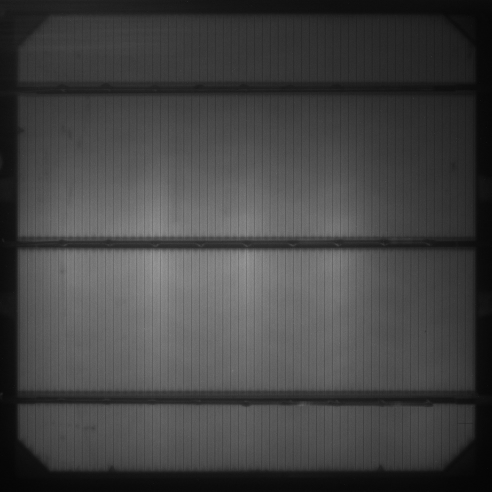
#> input picture labdata/lab3_cells/ref.jpg, 983 x 983 px, found by its file name (shown at 1/2 size); the run also reads 1 picture not shown here
$ python lab3.py
#> lines starting #> are read from the running program, lines starting #| are printed output that depends on the picture; after the words box and inside, x2 and y2 are one past the last pixel; in counts of white or black regions, pixels touching at a corner belong together
# %% [markdown]
# # MuML Labor 3 - Machine Learning (Classic)
#

# %% [markdown]
# ## 5.4.1 Teilaufgabe Merkmalsextraktion
#
# Anwendung der Vorverarbeitungsschritte aus Labor 1 und der Merkmalsextraktion aus Labor 2.
#
# Nachfolgend werden die Schritte aus Labor 1 und Labor 2 zusammengefasst. Um eine vergleichbare Ausgangssituation zu schaffen, werden die folgenden Merkmale extrahiert und in einem Pandas-Dataframe zurückgegeben und in der Tabelle ```features.csv``` gespeichert:
#
# - img:  Index des Bildes ohne 000_OK.jpg, begonnen bei 0
# - file: Dateiname des Bildes
# - segment: fortlaufender Index des Segments,  beginnend bei 0
# - x, y, w, h: Koordinaten der Bounding Box des Segments
# - area: Fläche
# - hull_area: Fläche der konvexen Hülle
# - roundness: Rundheit
# - density: Dichte
# - eccentricity: Exzentrizität
# - orientation: Winkel in Grad im Bereich -90 ... +90 Grad
# - center_x, center_y: Schwerpunkt des Segments
# - mean: Mittelwert
# - std: Standardabweichung
# - class: Feld für Label, derzeit noch nicht bekannt

# %%
""" Feature extraction for solar cell images
    - preprocessing with shading correction
    - segmentation with fixed thresholding
    - contour finding
    - feature extraction
    - save features to a csv file

    @Author: Joerg Dahlkemper
    @Date: 2024-05-18
"""

import os
import numpy as np
import pandas as pd
import cv2
from matplotlib import pyplot as plt
import time
import timeit


IMAGE_PATH = "..\\labdata\\lab3_cells"         # path to the images
LIMITS = [70, 100, 900, 700]    # limits to eliminate black borders
BAR_HEIGHT = 50                 # height of the busbars
BAR_POSITIONS = [85, 395, 705]  # positions of the busbars
REF_IMG = "ref.jpg"             # reference image for shading correction
THRESH = 105                    # threshold for fixed thresholding 116
MAX_NUM_CNT = 3                 # maximum number of contours
MIN_AREA = 500                  # minimum area of a contour
RESULT_FILE = "features.csv"    # file to save the features


def get_roi(img, row1, col1, row2, col2):
    """ eliminate black borders and diagonal edges from the image"""
    return img[row1:row2, col1:col2]


def discard_busbars(img, bar_height, positions):
    """ discard busbars from the image"""
    height, width = img.shape
    count_bars = len(positions)
    img_discarded_bars = img.copy()
    # apply numpy delete in a loop to remove the busbars
    for step, position in enumerate(positions):
        img_discarded_bars = np.delete(img_discarded_bars,
            np.arange(position - step * bar_height, position + (1 - step) * bar_height), axis=0)
    return img_discarded_bars


def contrast_stretching(img):
    """ apply contrast stretching to the image"""
    img = img.astype(np.float32)
    min_val = np.min(img)
    max_val = np.max(img)
    stretched = (img - min_val) / (max_val - min_val) * 255
    stretched[stretched < 0] = 0
    stretched[stretched > 255] = 255
    return stretched.astype(np.uint8)

def smoothing(img, kernel_size):
    """ apply a Gauss filter to the image"""
    return cv2.GaussianBlur(img, (kernel_size, kernel_size), 0)

def shading_correction(img, ref_image):
    """ apply shading correction to the image"""
    img_filtered = cv2.GaussianBlur(img, (3, 3), 0).astype(np.float32)
    ref_image_filtered = cv2.GaussianBlur(ref_image, (3, 3), 0).astype(np.float32)
    # shading correction
    img_shading_corrected = cv2.divide(img_filtered, ref_image_filtered, scale=128)
    # normalize the image so that median is 128
    median = np.median(img) - 128
    img_normalized = img_shading_corrected - median
    img_normalized[img_normalized < 0] = 0
    img_normalized[img_normalized > 255] = 255
    img_normalized = img_normalized.astype(np.uint8)
    # maximum filter to eliminate fingers
    img_normalized = cv2.dilate(img_normalized, np.ones((1, 5), np.uint8))
    return img_normalized

def preprocess(img):
    """ apply all preprocessing steps to the image"""
    img = get_roi(img, *LIMITS)
    img = discard_busbars(img, BAR_HEIGHT, BAR_POSITIONS)
    img = contrast_stretching(img)
    return img

def morph(img):
    """morph with diagonal lines"""
    strel1 = np.eye(5, 5, dtype=np.uint8)
    strel2 = strel1.copy()[::-1, :]
    strel3 = cv2.getStructuringElement(cv2.MORPH_ELLIPSE, (9, 9))

    img_morph = cv2.morphologyEx(img, cv2.MORPH_DILATE, strel1)
    img_morph = cv2.morphologyEx(img_morph, cv2.MORPH_DILATE, strel2)
    img_morph = cv2.morphologyEx(img_morph, cv2.MORPH_CLOSE, strel3)

    return img_morph

def segmentation(img, thresh):
    """segmentation of the image"""
    # fixed thresholding
    _, img_seg = cv2.threshold(img, thresh, 255, cv2.THRESH_BINARY_INV)
    # morph with diagonal lines
    img_seg = morph(img_seg)
    return img_seg

# contour finding
def find_contours(img, max_num_cnt, min_area):
    """ find contours in the image"""
    contours, _ = cv2.findContours(img, cv2.RETR_EXTERNAL, cv2.CHAIN_APPROX_SIMPLE)
    # sort contours by area
    contours_filtered = [contour for contour in contours if cv2.contourArea(contour) > min_area]
    contours_sorted = sorted(contours_filtered, key=cv2.contourArea, reverse=True)[:max_num_cnt]
    return contours_sorted

def compute_features(contours, img_gray):
    """ contours_list contains a list of contours of a single image """
    features = []
    for contour in contours:

        # geometric features
        x, y, w, h = cv2.boundingRect(contour)
        area = cv2.contourArea(contour)
        hull = cv2.convexHull(contour)
        hull_area = cv2.contourArea(hull)
        cirumference = cv2.arcLength(contour, True)
        roundness = 4 * np.pi * area / cirumference**2
        density = area / hull_area
        M = cv2.moments(contour)
        eccentricity = ((M['mu20'] - M['mu02'])**2 + 4 * M['mu11']**2 ) / (M['mu20'] + M['mu02'])**2
        orientation = np.rad2deg(0.5 * np.arctan2(2 * M['mu11'] , M['mu20'] - M['mu02']))
        center_x = int(M['m10'] / M['m00'])
        center_y = int(M['m01'] / M['m00'])

        # compute mean and standard deviation of the contour
        mask = np.zeros(img_gray.shape, np.uint8)
        cv2.drawContours(mask, [contour], 0, 255, -1)
        mean_val, stddev_val = cv2.meanStdDev(img_gray, mask=mask)

        features.append([x, y, w, h, area, hull_area, roundness, density,
                         eccentricity, orientation, center_x, center_y,
                         mean_val[0][0], stddev_val[0][0]])
    return features


def extract_features(path, ref_img, thresh, max_num_cnt, min_area, result_file):
    """ extract features from all images in a folder"""
#> called with path = '..\\labdata\\lab3_cells', ref_img = 'ref.jpg', thresh = 105, max_num_cnt = 3, min_area = 500, result_file = 'features.csv'

    # create a sorted list for all images in the folder
    image_names = []
    for filename in os.listdir(path):
        if filename.endswith(".jpg") and filename != ref_img:
            image_names.append(filename)
#> pass 2 of the loop in extract_features, `for filename in os.listdir(path):`:
    image_names.sort()

    # preprocess reference image
    ref_img = cv2.imread(os.path.join(path, ref_img), cv2.IMREAD_GRAYSCALE)
#> ref_img is the input picture: shape (983, 983); min 2, max 159, mean 67.1
    ref_img = preprocess(ref_img)
#> in contrast_stretching, `min_val = np.min(img)`: min_val = 30
#> in contrast_stretching, `max_val = np.max(img)`: max_val = 159

    # iterate over all images
    extended_features = []  # features list for all images
    all_contours = []  # contours list for all images

    for img_idx, filename in enumerate(image_names):
        img = cv2.imread(os.path.join(path, filename), cv2.IMREAD_GRAYSCALE)
        img = preprocess(img)
#> the loop in discard_busbars (call 2), `for step, position in enumerate(positions):` made 3 passes
#> pass 1, in discard_busbars (call 2), `img_discarded_bars = np.delete(img_discarded_bars, np.arange(position ..`:
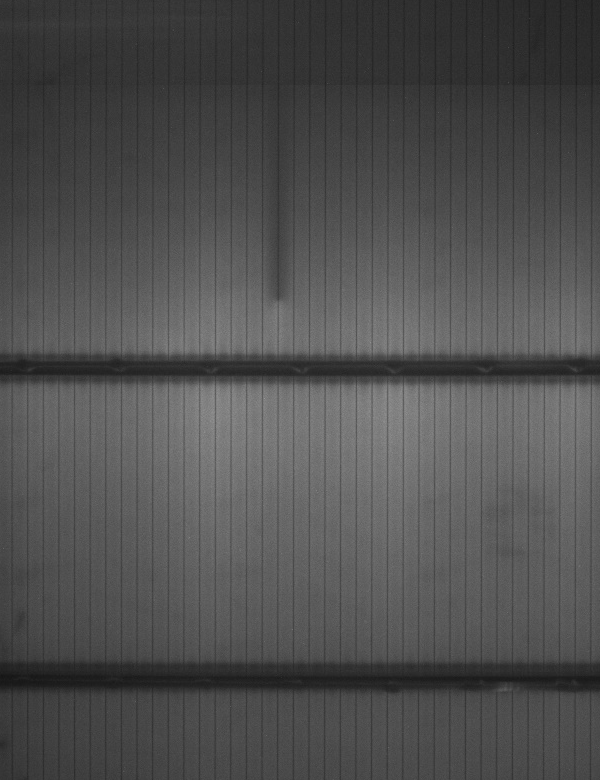
#> img_discarded_bars: shape (780, 600); min 21, max 153, mean 79.2
#> in contrast_stretching (call 2), `min_val = np.min(img)`: min_val = 29
#> in contrast_stretching (call 2), `max_val = np.max(img)`: max_val = 153
#> in contrast_stretching (call 2), `stretched = (img - min_val) / (max_val - min_val) * 255`:
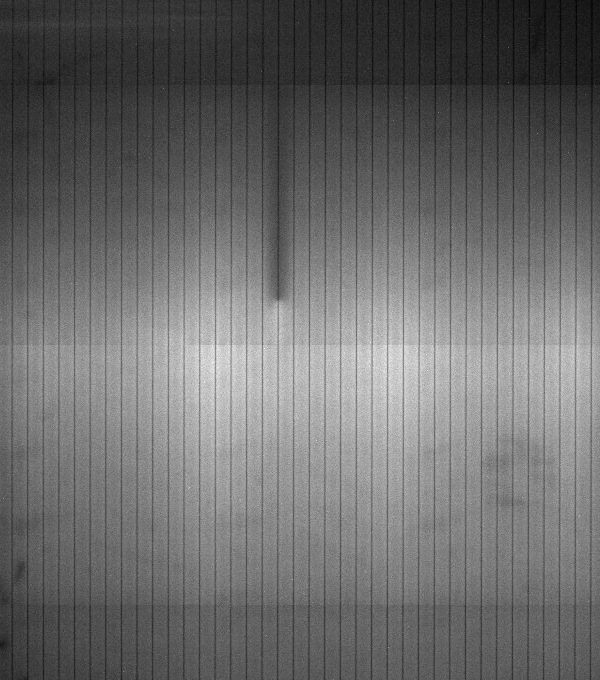
#> stretched: shape (680, 600) float32; min 0, max 255, mean 107.6
        img = shading_correction(img, ref_img)
#> in shading_correction, `img_shading_corrected = cv2.divide(img_filtered, ref_image_filtered, s..`:
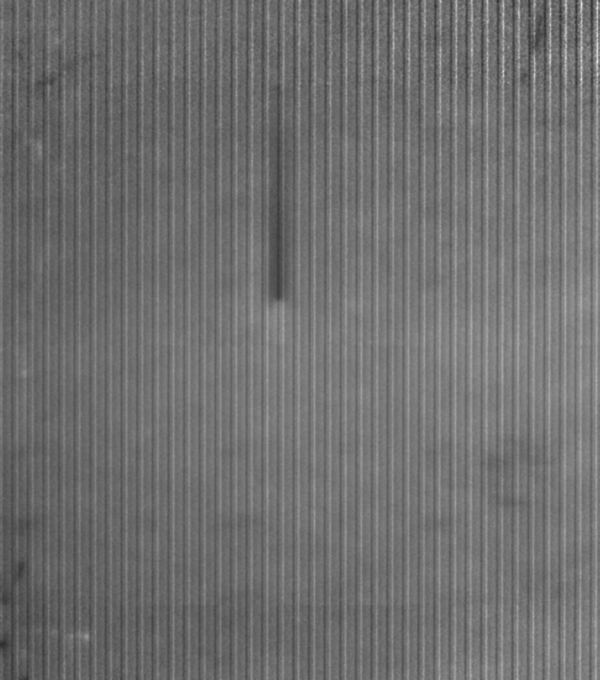
#> img_shading_corrected: shape (680, 600) float32; min 46.02, max 247.5, mean 111.7
#> in shading_correction, `median = np.median(img) - 128`: median = -24
#> in shading_correction, `img_normalized = img_shading_corrected - median`:
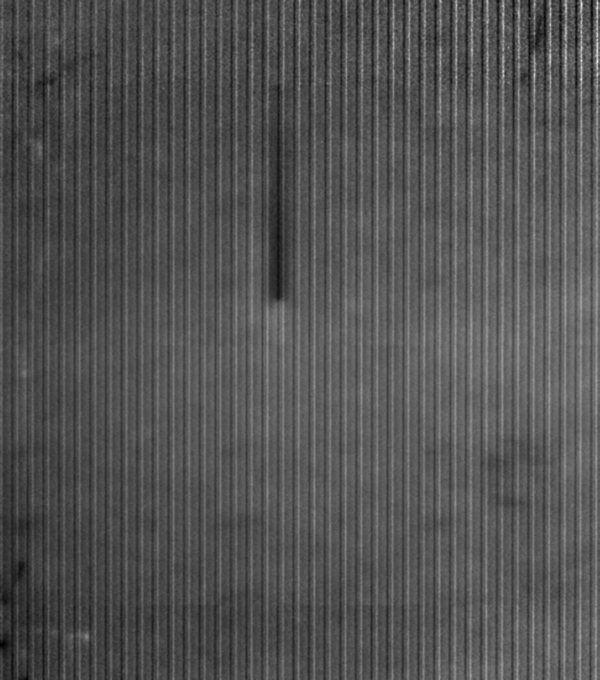
#> img_normalized: shape (680, 600) float32; min 70.02, max 271.5, mean 135.7; drawn with min black and max white
        img_gray = img.copy()
        img_bgr = cv2.cvtColor(img, cv2.COLOR_GRAY2BGR)

        img = segmentation(img, thresh)
#> in segmentation, `_, img_seg = cv2.threshold(img, thresh, 255, cv2.THRESH_BINARY_INV)`:
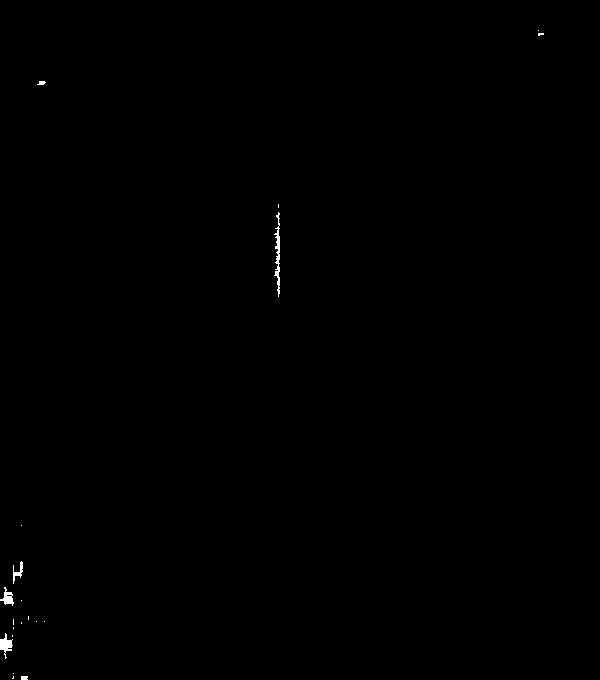
#> img_seg: shape (680, 600); 0.17% white; 20 white regions (14 under 20 px), largest, box (x1, y1, x2, y2) and area: (274, 212, 280, 297) 228, (0, 633, 13, 659) 156, (0, 587, 14, 606) 122, (13, 561, 23, 584) 87, (21, 676, 28, 680) 27, (37, 81, 46, 85) 26
        contours = find_contours(img, max_num_cnt=max_num_cnt, min_area=min_area)
#> in find_contours, `contours, _ = cv2.findContours(img, cv2.RETR_EXTERNAL, cv2.CHAIN_APPRO..`: contours = 7 contours; box (x1, y1, x2, y2) and area: (270, 200, 284, 301) 956, (0, 557, 27, 611) 769, (0, 612, 49, 663) 747, (8, 669, 32, 680) 152, (33, 77, 50, 89) 118, (534, 26, 548, 40) 107, (17, 521, 26, 530) 32
#> in find_contours, `contours_filtered = [contour for contour in contours if cv2.contourAre..`: contours_filtered = 3 contours; box (x1, y1, x2, y2) and area: (270, 200, 284, 301) 956, (0, 557, 27, 611) 769, (0, 612, 49, 663) 747
#> in find_contours, `contours_sorted = sorted(contours_filtered, key=cv2.contourArea, rever..`: contours_sorted has the same summary as contours_filtered
#> contours has the same summary as contours_filtered in find_contours
        features = compute_features(contours, img_gray)
#> the loop in compute_features, `for contour in contours:` made 3 passes
#> (x, y, w, h, area, hull_area, cirumference, roundness) on passes 1 to 3: (270, 200, 14, 101, 956, 1128, 224.9, 0.238), (0, 557, 27, 54, 769, 1056.5, 155.2, 0.401), (0, 612, 49, 51, 747, 1294, 184.2, 0.277)
#> after the loop in compute_features, `for contour in contours:`:
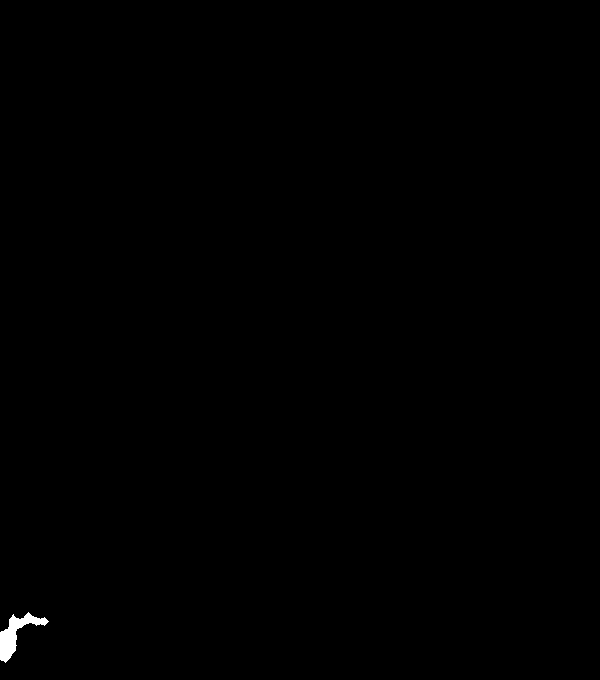
#> mask: shape (680, 600); 0.2% white; 1 white region, box (x1, y1, x2, y2) and area: (0, 612, 49, 663) 826
#> after the loop in compute_features, `for contour in contours:`: features = [[270, 200, 14, 101, 956, 1128, 0.238, 0.848, 0.949, 89.95, 277, 251, 113.4, 9.74], [0, 557, 27, 54, 769, 1056.5, 0.401, 0.728, 0.576, -74.32, 12, 584, 110.2, 7.01], [0, 612, 49, 51, 747, 1294, 0.277, 0.577, 0.5, -49.07, 14, 634, 111.9, 10.88]]
        all_contours.append(contours)

        # extend features with image index and filename
        for k, feature in enumerate(features):
            extended_feature = [img_idx, filename, k, *feature, None]  # *feature unpacks the list
            extended_features.append(extended_feature)
#> this loop made 3 passes
#> after the loop, extended_features = 3 items

        img_cnt = img_bgr.copy()

        for k, contour in enumerate(contours):
            cv2.drawContours(img_cnt, [contour], 0, (255, 0, 0), 2)
            center_x = features[k][10]
            center_y = features[k][11]
            cv2.putText(img_cnt, str(k), (center_x, center_y), cv2.FONT_HERSHEY_SIMPLEX, 1, (0, 255, 0), 2)
#> this loop made 3 passes
#> (center_x, center_y) on passes 1 to 3: (277, 251), (12, 584), (14, 634)
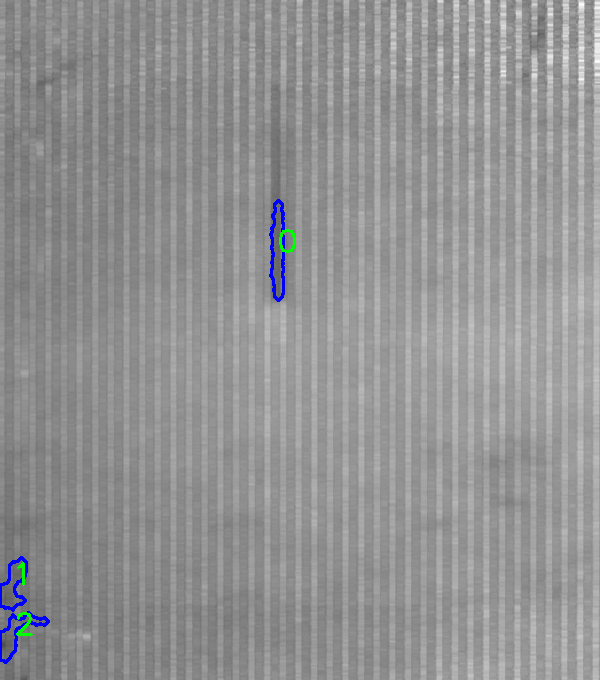
#> img_cnt: shape (680, 600, 3); mean B, G, R 147.7, 146.9, 146.7

        # plot the images
        plt.figure(figsize=(10, 5))
        plt.subplot(1, 2, 1)
        plt.imshow(img_bgr)
        plt.title(filename)
        plt.axis("off")
        plt.subplot(1, 2, 2)
        plt.imshow(img_cnt)
        plt.title("Processed Image")
        plt.axis("off")
        plt.show()
#> pass 2 of the loop in extract_features, `for img_idx, filename in enumerate(image_names):`:
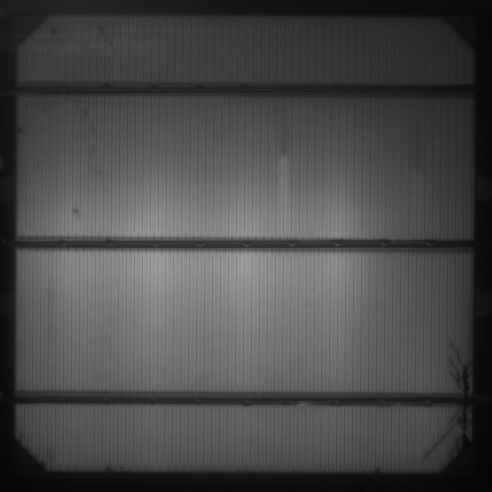
#> input picture labdata/lab3_cells/20240417_090408.jpg, 983 x 983 px, found by its file name (shown at 1/2 size)
#> in extract_features, img is the input picture: shape (983, 983); min 1, max 175, mean 74.2
#> img: shape (680, 600) float32
#> in shading_correction (call 2), `img_shading_corrected = cv2.divide(img_filtered, ref_image_filtered, s..`:
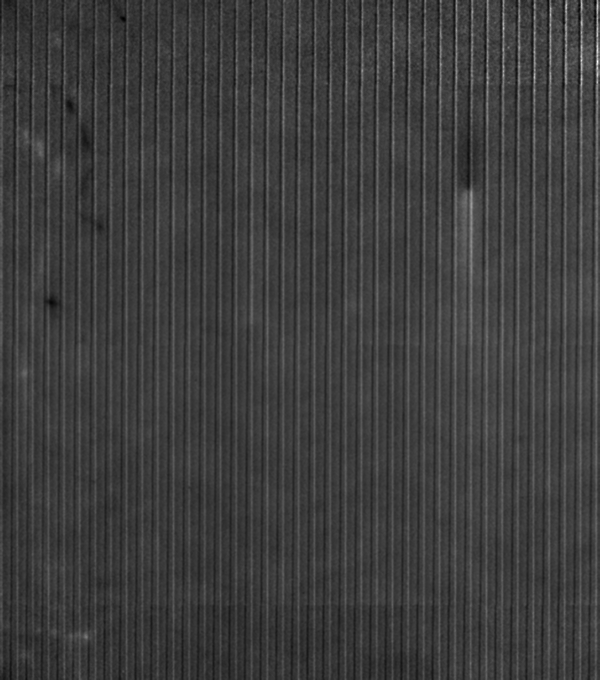
#> img_shading_corrected: shape (680, 600) float32; min 64, max 324.3, mean 127.1; drawn with min black and max white
#> median = -6
#> in segmentation (call 2), `_, img_seg = cv2.threshold(img, thresh, 255, cv2.THRESH_BINARY_INV)`:
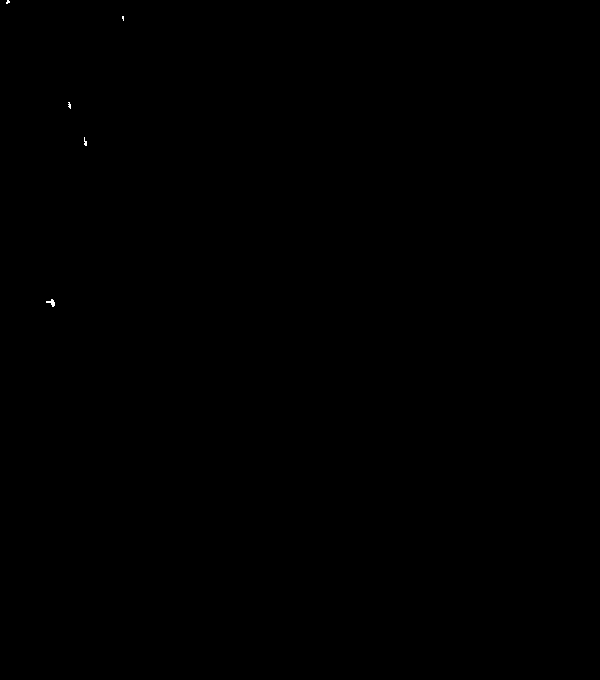
#> img_seg: shape (680, 600); 0.02% white in thin lines or dots, all inside (x1, y1, x2, y2) = (6, 0, 124, 307)
#> in find_contours (call 2), `contours, _ = cv2.findContours(img, cv2.RETR_EXTERNAL, cv2.CHAIN_APPRO..`: contours = 5 contours; box (x1, y1, x2, y2) and area: (42, 295, 59, 311) 146, (80, 133, 91, 150) 110, (64, 98, 75, 113) 92, (118, 12, 128, 25) 70, (0, 0, 14, 8) 64
#> in extract_features, `contours = find_contours(img, max_num_cnt=max_num_cnt, min_area=min_ar..`: contours = []

    # generate feature table and save it to a csv file
    df = pd.DataFrame(extended_features, columns=['img', 'file', 'segment', 'x', 'y', 'w', 'h', 'area',
                                                  'hull_area', 'roundness', 'density',
                                                  'eccentricity', 'orientation', 'center_x',
                                                  'center_y', 'mean', 'std', 'class'])
#> df = table of 4 rows and 18 columns
    display(df)
    df.to_csv(os.path.join(path, result_file), index=False)
    return df, all_contours


if __name__ == "__main__":

    start_time = timeit.default_timer()
    result_file = "features.csv"
    df, contours = extract_features(IMAGE_PATH, REF_IMG, THRESH, MAX_NUM_CNT, MIN_AREA, RESULT_FILE)
#> df = table of 4 rows and 18 columns; contours = 3 items
    elapsed = timeit.default_timer() - start_time
    print(f"Elapsed time: {elapsed:.2f} seconds")
    print(f"Features saved to {os.path.join(IMAGE_PATH, result_file)}")
    print(f"Number of images: {df['file'].nunique()}")
#| Number of images: 2
    print(f"Number of segments: {len(df)}")
#| Number of segments: 4


# %% [markdown]
# ### 5.4.1 Vergleich mit unserer Implementierung
# Unterschiede der Implementierung:
# - Bei der Shading Correction wurde in dem Beispielcode zuvor noch ein Gaussian Blur angewendet (Rauschreduzierung)
# - Beim Maximum Filter wurde im Beispielcode ein größerer Filternkern verwendet (1x5 statt 1x3)
# - Bei den morphologischen Operationen wurde im Beispielcode jeweils zwei Diagonale Filterkerne hintereinander verwendet, statt direkt ein Kreuz zu verwenden.
# - Bei den Features wurde im Beispielcode zusätzlich noch die konvexe Hülle, Standardabweichung und Durchschnitt ergänzt.
# - Zudem wurden im Beispielcode die Momente nur eimal berechnet, da dies eine aufwändige Operation ist.

# %% [markdown]
# ### 5.4.2 Labeling

# %%


for i, row in enumerate(df.iterrows()):
    img = cv2.imread('..\\labdata\\lab3_cells\\' + row[1]['file'], cv2.IMREAD_GRAYSCALE)
    img = preprocess(img)

    ref_img = cv2.imread(os.path.join('..\\labdata\\lab3_cells\\', REF_IMG), cv2.IMREAD_GRAYSCALE)
    ref_img = preprocess(ref_img)
    img = shading_correction(img, ref_img)
    img_bgr = cv2.cvtColor(img, cv2.COLOR_GRAY2BGR)

    img_index = row[1]['img']
#> img_index = 0
    contour_index = row[1]['segment']
#> contour_index = 0

    cv2.drawContours(img_bgr, contours[img_index], contour_index, (255, 0, 0), 2)
    cv2.imshow('Image', img_bgr)
    key = cv2.waitKey(0)
#> (key Esc is pressed here)

    df.at[i, 'class'] = key - 48

    cv2.destroyAllWindows()
#> pass 2 of the loop `for i, row in enumerate(df.iterrows()):`:
#> contour_index = 1
#> (key Enter is pressed here)

display(df)

# %% [markdown]
# ### Dateframe aus csv

# %%
#> (the run stopped early here; a loop or call above may not have finished)
